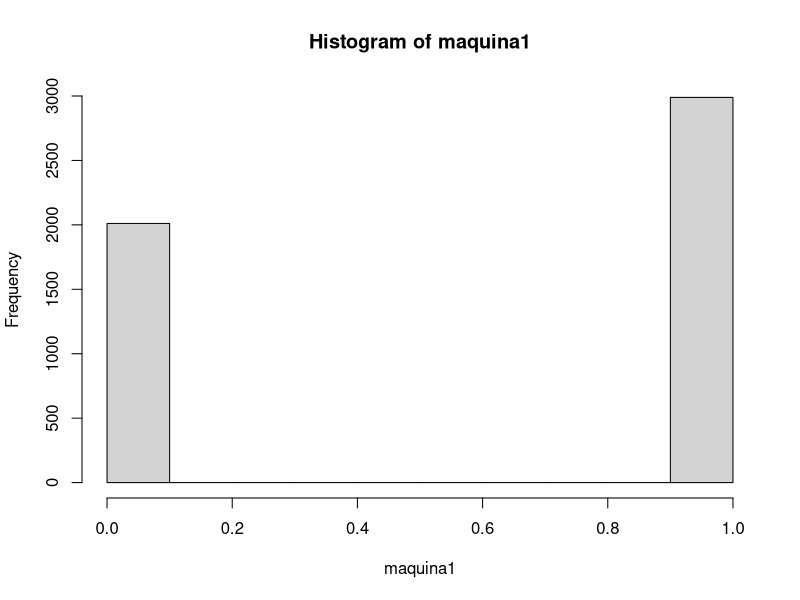
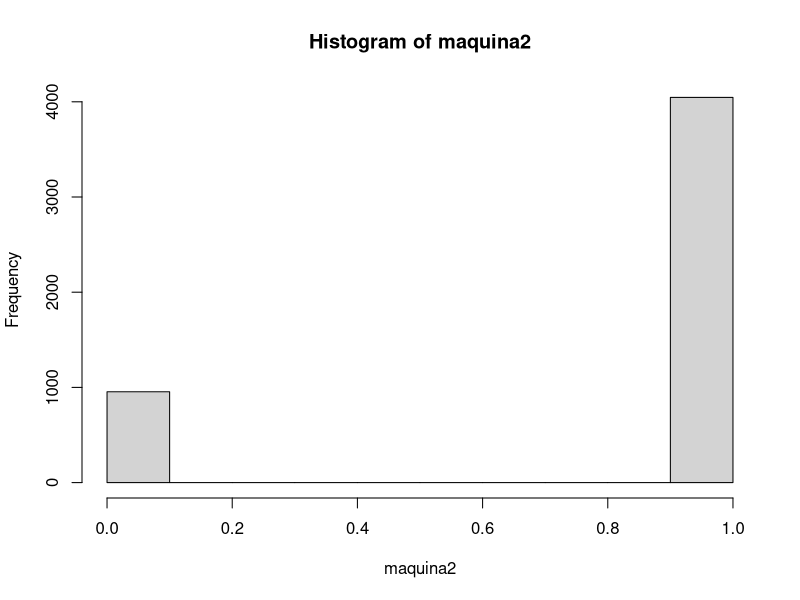
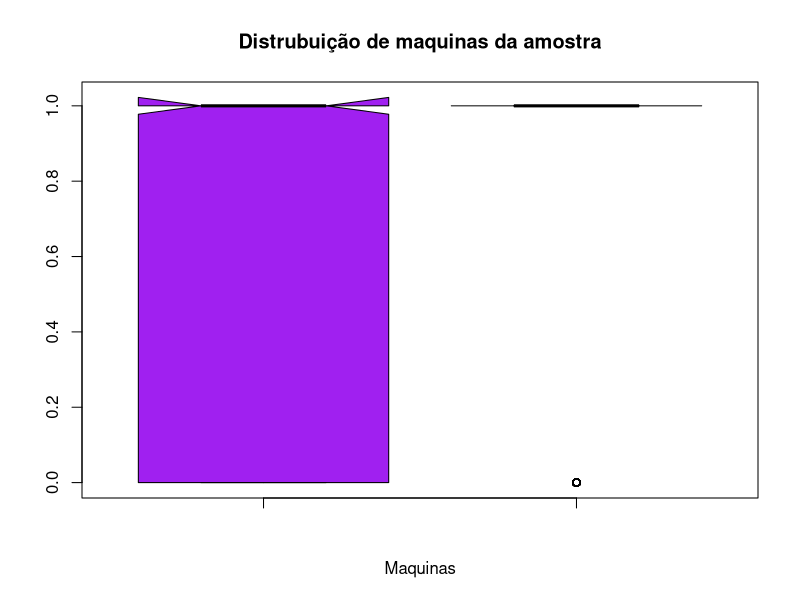

R code for these plots, in order:
p <- 1000
n <- 5000

maquina1 <- rbinom(n, 1, 0.6)
maquina2 <- rbinom(n, 1, 0.8)

hist(maquina1)
hist(maquina2)

boxplot(maquina1, maquina2,
        main = 'Distrubuição de maquinas da amostra',
        xlab = 'Maquinas',
        col = 'purple',
        border = 'black',
        horizontal = FALSE,
        notch = TRUE
)


